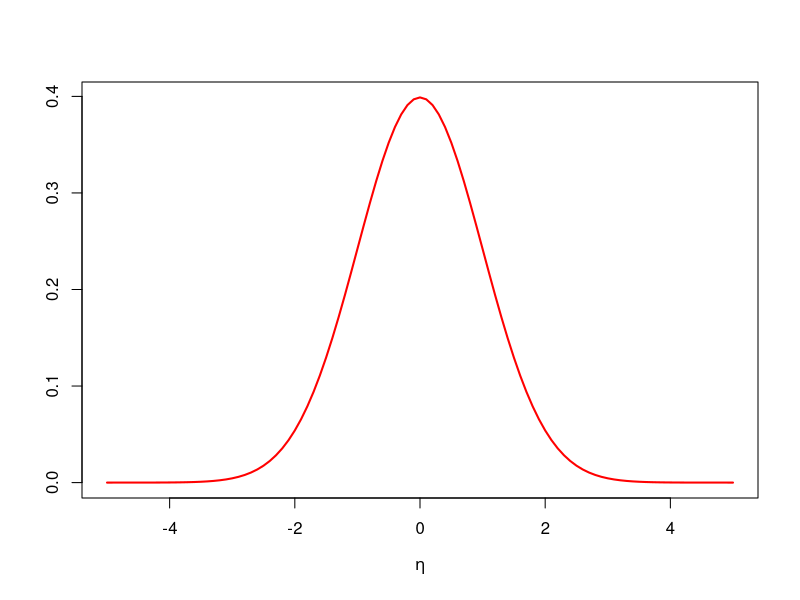
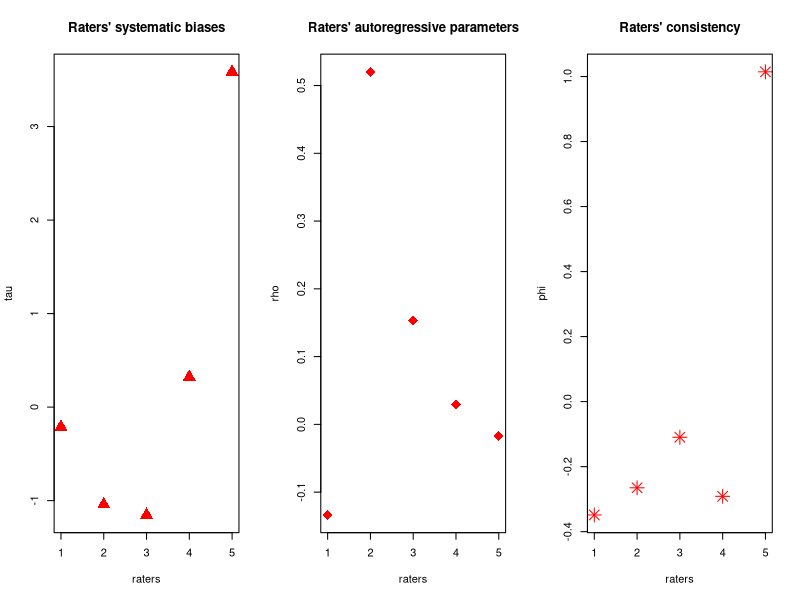
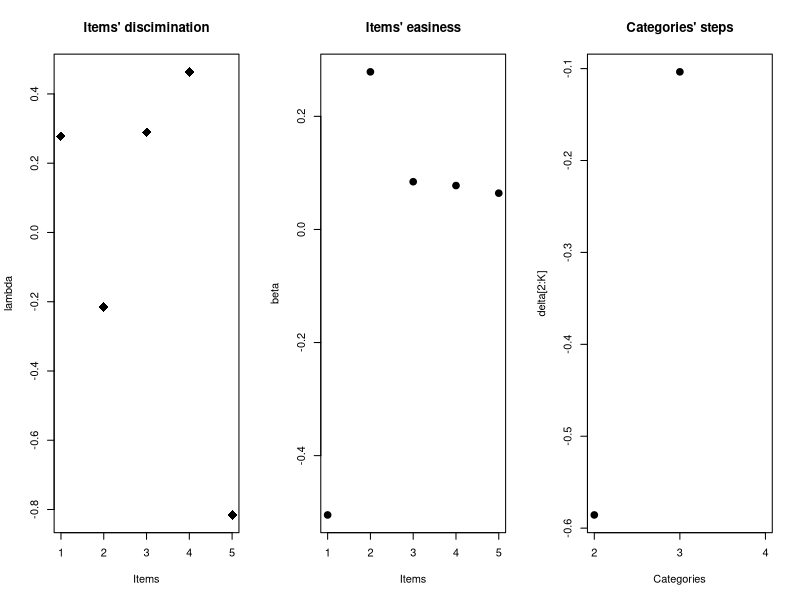
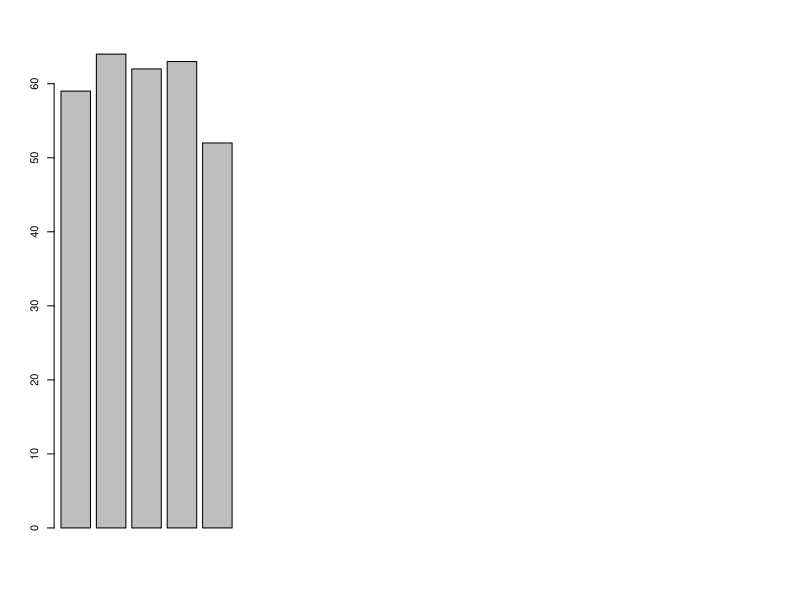
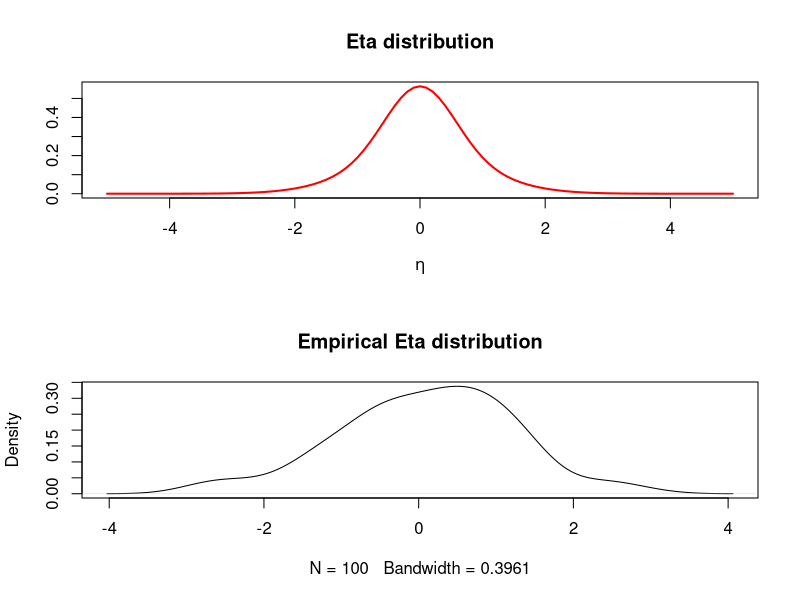
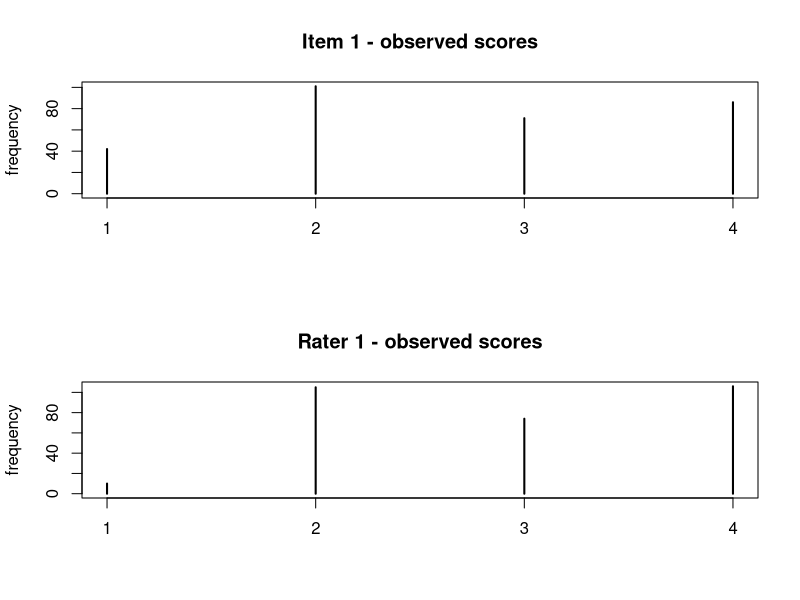
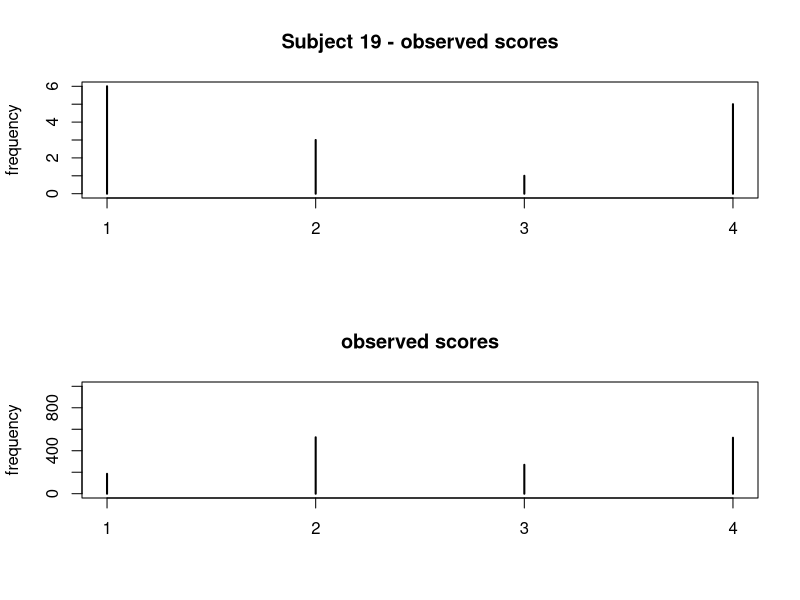

R code for these plots, in order: (Note: this script raises an error after producing the figures.)
# ------------------------------ DATA GENERATING PROCESS -------------------------------------
library(here)
library(MASS)

N               = 100                                                           # Subjects sample size
I               = 5                                                             # Number of items
R               = 5                                                             # Number of raters

K               = 4                                                             # Number of categories
C               = 1                                                             # Number of students' clusters

sp              = 3                                                             # number of subjects per rater
tot             = sp * N * I

set.seed(25)
# ------------------------------------------------------------------------------


generateData <- function( mu, sigma, c_p_s_s, N, R, tot, PPi, II, RRi, ARi, lambda, beta, delta, R_tau, R_phi) {
  
  y              = numeric(tot)
  c_s            = matrix(0, nrow=R,   ncol=1)
  eta            = matrix(0, nrow=R,   ncol=1)
  pic            = matrix(0, nrow=tot, ncol=K)
  pi             = matrix(0, nrow=tot, ncol=K)
  ppi            = matrix(0, nrow=tot, ncol=K)
  
  # Subjects random allocation
  for(j in 1:N){
    c_s[j]      = sample(length(c_p_s_s), 1, prob=c_p_s_s)
    eta[j]      = rnorm(1, mu[c_s[j]], sqrt(sigma[c_s[j]]))
  }
  
  # Observations
  
  for ( n in 1:tot ) {
    
    pic[n,1]              <- 0
    pi[n,1]               <- 0
    
    if(ARi[n]==0){
      
      for(k in 2:K){
        pic[n,k]          <-  exp(R_phi[RRi[n]] + lambda[II[n]]) * (eta[PPi[n]] - beta[II[n]]
                                                                    + delta[k-1] - R_tau[RRi[n],1]  )   # Adjacent categories logits (Agresti, 2013, pp.309-310; Masters, 1982, p.158)
        pi[n,k]           <-  sum(pic[n,1:k])     
      }
      
    }else{
      
      for(k in 2:K){
        pic[n,k]          <-   exp(R_phi[RRi[n]] + lambda[II[n]]) * (eta[PPi[n]] - beta[II[n]] 
                                                                     + delta[k-1] - R_tau[RRi[n],1] + R_tau[RRi[n],2]*eta[ARi[n]])    # Adjacent categories logits (Agresti, 2013, pp.309-310; Masters, 1982, p.158)
        pi[n,k]           <-   sum(pic[n,1:k])     
      }
      
    }
    
    ppi[n,1:K]            <- exp(pi[n,1:K])/sum(exp(pi[n,1:K]))
    
    y[n]                  <- sample(1:K,1,prob=ppi[n,1:K])
    
  }
  
  
  list(y=y, eta=eta, c_s=c_s, ppi=ppi,PPi=PPi, II= II, RRi=RRi, ARi=ARi,
       lambda=lambda, beta=beta, delta=delta, tau=R_tau, phi=R_phi)
}

################################################################################
################################################################################

# ------------ Subjects' Latent Ability Distribution ---------------------------
# Let's assign a distribution to the subjects' latent ability ??? 

Grid_s              = seq(-5, 5, len = 200)
mu_s                = c(0,0)
sigma_s             = c(1,1)
c_p_s_s             = c(0.5,0.5)
par(mfrow=c(1, 1))

# plot
curve(c_p_s_s[1]*dnorm(x,mu_s[1],sqrt(sigma_s[1])) 
      + c_p_s_s[2]*dnorm(x,mu_s[2],sqrt(sigma_s[2])),from=min(Grid_s),to=max(Grid_s),col="red",lwd=2,
      xlab=quote(eta),ylab="")


# ------------ Raters' Features Distribution ---------------------------
# Rater's features: systematic bias, autoregressive coefficient, consistency, respectively. 

# Omega = rbind(                                                                # Correlation matrix
#               c(1, 0.1, 0.3),
#               c(0.1, 1, 0.1),
#               c(0.3, 0.1, 1))
Omega        = diag(1,3,3)
sigma        = c(1,0.3,0.2)                                                     # standard deviations vector

Sigma        = diag(sigma) %*% Omega %*% diag(sigma)

mu           = c(0, 0, 0)                                                       # MVN mean 

R_features   = mvrnorm( R, mu, Sigma) 


R_tau        =  rbind(R_features[1:(R-1),1:2],c(-sum(R_features[,1]), 
                                                R_features[R,2]) )              #Constraints on one Rater's features

l_phi        = c(R_features[1:(R-1),3],-sum(R_features[1:(R-1),3]))
R_phi        = l_phi  #c(exp(R_features[1:(R-1),3]),exp(-sum(R_features[,3])))

if(length(which(R_tau[,2]>1)) != 0 | length(which(R_tau[,2]<(-1))) != 0){
  print("WARNING: DIVERGENT AR(1) PARTH")
  Sys.sleep(3)
}

par(mfrow=c(1, 3))
plot(R_tau[,1],xlab="raters",ylab="tau",cex=2,pch=17,col="red",
     main="Raters' systematic biases",xaxt = "n")                               # raters' systematic biases
axis(1,at=1:R)
plot(R_tau[,2],xlab="raters",ylab="rho",cex=2,pch=18,col="red",
     main="Raters' autoregressive parameters",xaxt = "n")                       # raters' systematic biases
axis(1,at=1:R)

plot(R_phi,xlab="raters",ylab="phi",cex=2,pch=8,col="red",
     main="Raters' consistency",xaxt = "n")                                     # raters' systematic biases
axis(1,at=1:R)

# plot(tau[,1],tau[,2])

# ------------ Items' Parameters Distribution ---------------------------
l_lambda        = rep(NA,I)
lambda          = rep(NA,I)
beta            = rep(NA,I)
delta           = rep(NA,K-1)

l_lambda        = rnorm(I-1,0,0.3)
beta            = rnorm(I-1,0,0.5)

#l_lambda  = rep(0,I)   
#beta      = rep(0,I) 


l_lambda[I]     = -sum(l_lambda[1:(I-1)])

lambda          = l_lambda  #exp(l_lambda)                                                 # constraints on items parameters

beta[I]         = -sum(beta[1:(I-1)])


delta[1:(K-1)]  = rnorm(K-1,1,1)                                 

par(mfrow=c(1, 3))
plot(lambda,pch=18,cex=2,xlab="Items",main="Items' discimination",xaxt = "n")
axis(1,at=1:I)
plot(beta,pch=20,cex=2,xlab="Items", main="Items' easiness",xaxt = "n")
axis(1,at=1:I)
plot(delta[2:K],pch=20,cex=2,xlab="Categories",main="Categories' steps",xaxt = "n")
axis(1,at=1:(K-1),labels=2:K)
################################################################################
# Let's assign subcjets to raters 

Q_mat = matrix(0,N,R)                                                            # maps the subjetcs into the raters
gg = rep(1/R,R)
for(j in 1:N){
  if(sp == R){
    ind          = 1:R 
  }else{
    ind          = sample(1:R,sp,replace = FALSE,prob = exp(gg)) 
  }
  
  Q_mat[j,ind] = 1
  
}
# Let's Check it out!

apply(Q_mat,2,sum)
barplot(apply(Q_mat,2,sum))
apply(Q_mat,1,sum)==sp

# Let's create the vectors mapping the observations into: the students (PP), the items (II) and the raters (RR)
# We also map each student to the previous rated by the same rater, for the AutoRegressive path (AR)
PP  = which(Q_mat[,1]==1)
RR  = rep(1,length(PP))
AR  = c(0,which(Q_mat[,1]==1)[-length(which(Q_mat[,1]==1))])

for(i in 2:I){
  PP = c(PP,which(Q_mat[,i]==1)) 
  RR = c(RR,rep(i,length(which(Q_mat[,i]==1))))
  AR = c(AR,c(0,which(Q_mat[,i]==1)[-length(which(Q_mat[,i]==1))]))
}


# Let's Check them out!
length(which(PP==1))==sp
length(which(RR==1))==apply(Q_mat,2,sum)[1]
length(AR) == length(PP)

# Let's link them to the items IDs
PPi = rep(PP[1],I)
RRi = rep(RR[1],I)
ARi = rep(AR[1],I)

for(n in 2:length(PP)){
  PPi = c(PPi, rep(PP[n],I))
  RRi = c(RRi, rep(RR[n],I))
  ARi = c(ARi, rep(AR[n],I))
}
II = rep(1:I,length(PP))

length(II)==length(PPi)
length(II)==length(ARi)
# Let's take a look
(cbind(II,PPi,RRi,ARi))[1:20,]

################################################################################



Data = generateData(mu_s,sigma_s ,c_p_s_s, N, 
                    R, length(PPi), PPi, II, RRi, ARi, 
                    lambda, beta, delta, R_tau, R_phi) 

# Check on the generated data:
# Generated Etas
par(mfrow=c(2, 1))
curve(c_p_s_s[1]*dnorm(x,mu[1],sqrt(sigma[1])) 
      + c_p_s_s[2]*dnorm(x,mu[2],sqrt(sigma[2])),from=min(Grid_s),to=max(Grid_s),col="red",lwd=2,
      xlab=quote(eta),ylab="",main="Eta distribution")
plot(density(Data$eta),main="Empirical Eta distribution")

# Just to give an example of observed scores: 
plot(table(Data$y[which(II==2)]),ylab="frequency",main="Item 1 - observed scores")
plot(table(Data$y[which(RRi==1)]),ylab="frequency",main="Rater 1 - observed scores")

plot(table(Data$y[which(PPi==8)]),ylab="frequency",main="Subject 19 - observed scores")

plot(table(Data$y),ylab="frequency",main="observed scores",ylim=c(0,1000))

####

filePath <- here("data", "simulated", "data_AR_2PL2PL.rds")
saveRDS(Data, file=filePath)

